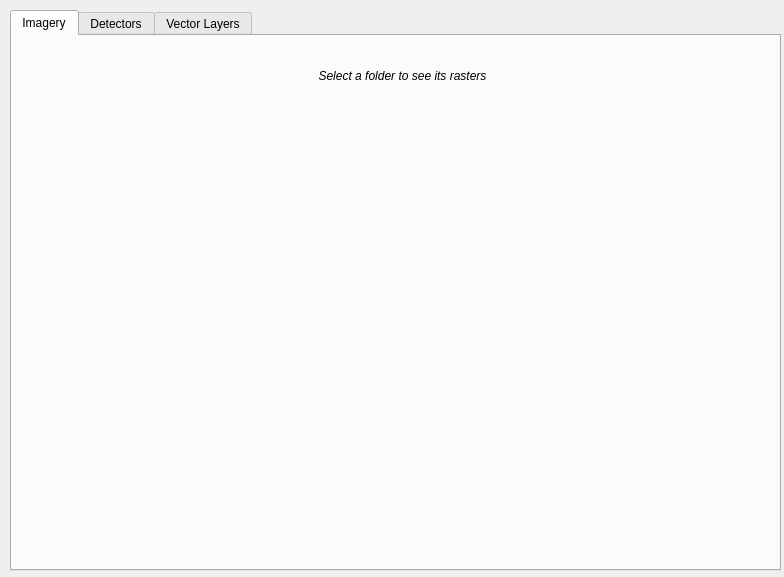
<?xml version="1.0" encoding="UTF-8"?>
<ui version="4.0">
 <class>Dialog</class>
 <widget class="QDialog" name="Dialog">
  <property name="geometry">
   <rect>
    <x>0</x>
    <y>0</y>
    <width>784</width>
    <height>577</height>
   </rect>
  </property>
  <property name="windowTitle">
   <string>Available entities</string>
  </property>
  <widget class="QTabWidget" name="tabWidget">
   <property name="geometry">
    <rect>
     <x>10</x>
     <y>10</y>
     <width>771</width>
     <height>561</height>
    </rect>
   </property>
   <property name="currentIndex">
    <number>0</number>
   </property>
   <widget class="QWidget" name="imagery">
    <attribute name="title">
     <string>Imagery</string>
    </attribute>
    <widget class="QWidget" name="layoutWidget">
     <property name="geometry">
      <rect>
       <x>10</x>
       <y>90</y>
       <width>751</width>
       <height>431</height>
      </rect>
     </property>
     <layout class="QHBoxLayout" name="horizontalLayout_2">
      <item>
       <layout class="QHBoxLayout" name="folder_menu">
        <property name="topMargin">
         <number>20</number>
        </property>
       </layout>
      </item>
      <item>
       <layout class="QHBoxLayout" name="rasters_list">
        <property name="topMargin">
         <number>20</number>
        </property>
       </layout>
      </item>
     </layout>
    </widget>
    <widget class="QLabel" name="label">
     <property name="geometry">
      <rect>
       <x>270</x>
       <y>30</y>
       <width>241</width>
       <height>20</height>
      </rect>
     </property>
     <property name="font">
      <font>
       <italic>true</italic>
      </font>
     </property>
     <property name="text">
      <string>Select a folder to see its rasters</string>
     </property>
     <property name="alignment">
      <set>Qt::AlignCenter</set>
     </property>
    </widget>
   </widget>
   <widget class="QWidget" name="detectors">
    <attribute name="title">
     <string>Detectors</string>
    </attribute>
    <widget class="QWidget" name="layoutWidget_2">
     <property name="geometry">
      <rect>
       <x>180</x>
       <y>100</y>
       <width>401</width>
       <height>411</height>
      </rect>
     </property>
     <layout class="QHBoxLayout" name="detectors_list"/>
    </widget>
    <widget class="QLabel" name="label_2">
     <property name="geometry">
      <rect>
       <x>260</x>
       <y>30</y>
       <width>241</width>
       <height>20</height>
      </rect>
     </property>
     <property name="font">
      <font>
       <italic>true</italic>
      </font>
     </property>
     <property name="text">
      <string>Available detectors</string>
     </property>
     <property name="alignment">
      <set>Qt::AlignCenter</set>
     </property>
    </widget>
   </widget>
   <widget class="QWidget" name="layers">
    <attribute name="title">
     <string>Vector Layers</string>
    </attribute>
    <widget class="QWidget" name="verticalLayoutWidget">
     <property name="geometry">
      <rect>
       <x>10</x>
       <y>90</y>
       <width>741</width>
       <height>421</height>
      </rect>
     </property>
     <layout class="QVBoxLayout" name="verticalLayout">
      <property name="leftMargin">
       <number>2</number>
      </property>
      <property name="topMargin">
       <number>2</number>
      </property>
      <property name="rightMargin">
       <number>2</number>
      </property>
      <property name="bottomMargin">
       <number>2</number>
      </property>
      <item>
       <layout class="QHBoxLayout" name="horizontalLayout">
        <item>
         <layout class="QHBoxLayout" name="folder_layout"/>
        </item>
        <item>
         <layout class="QHBoxLayout" name="raster_layout"/>
        </item>
       </layout>
      </item>
      <item>
       <layout class="QHBoxLayout" name="layers_list"/>
      </item>
     </layout>
    </widget>
    <widget class="QLabel" name="label_3">
     <property name="geometry">
      <rect>
       <x>170</x>
       <y>30</y>
       <width>451</width>
       <height>20</height>
      </rect>
     </property>
     <property name="font">
      <font>
       <italic>true</italic>
      </font>
     </property>
     <property name="text">
      <string>Select a folder and then a raster inside it to list vector layers</string>
     </property>
     <property name="alignment">
      <set>Qt::AlignCenter</set>
     </property>
    </widget>
   </widget>
  </widget>
 </widget>
 <resources/>
 <connections/>
</ui>
